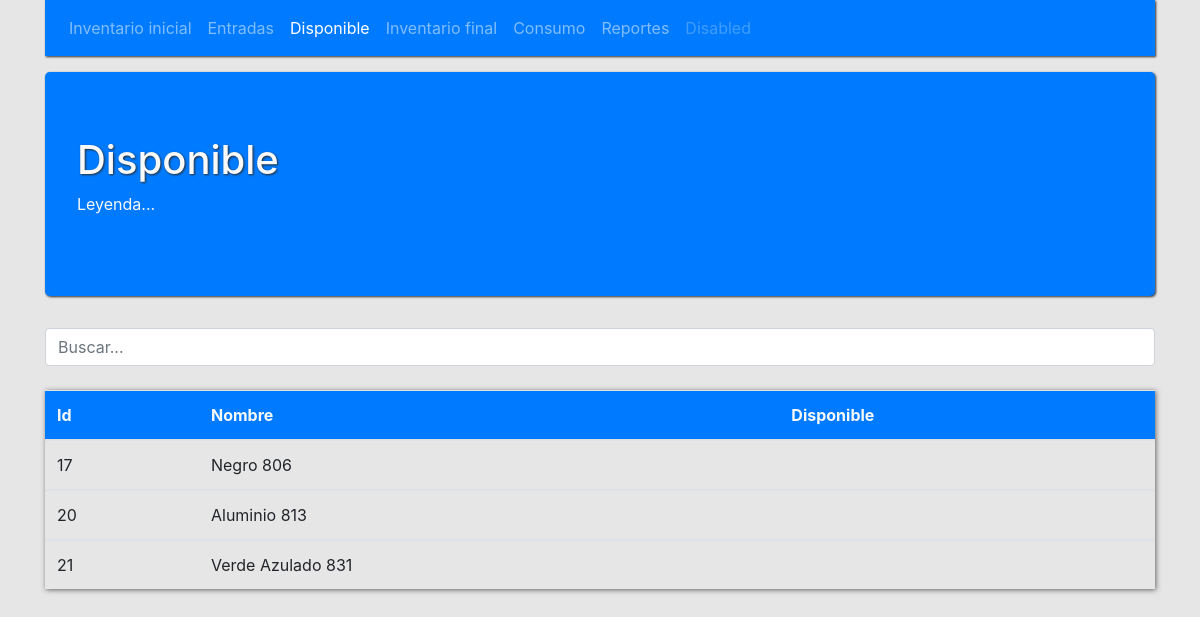
The page /index_disponible.php on the database its author committed.
### tables this page shows
CREATE TABLE `tabla_inventario_inicial` (
  `id` int(50) NOT NULL,
  `nombre` varchar(50) NOT NULL,
  `cantidad` int(50) NOT NULL,
  `cantidad_final` int(11) NOT NULL,
  `consumo` int(11) NOT NULL,
  `grupo` varchar(50) NOT NULL,
  `fecha` varchar(50) NOT NULL,
  `precio_compra` varchar(50) NOT NULL
);

### mostrar_tabla_disponible.php (the view, shortened to what this page needs)
<!DOCTYPE html>
<html>
<head>
</head>
<body>
<?php
    include ("conexion.php");
	$query = "SELECT * FROM tabla_inventario_inicial";
	$resultado  = $conexion -> query ($query);
	while ($row = $resultado -> fetch_assoc()) {
?>
<tbody id="myTable">
<tr>
	<td> <?php echo $row['id'];		   ?></td>
	<td> <?php echo $row['nombre'];	   ?></td>
	<td> <?php echo $row['disponible'];  ?></td>
</tr>
</tbody>
<?php
}
?>
</body>
</html>

### estilo.css (style rules this page uses)
body { background-color: rgb(230, 230, 230); }

### rows shown on the page
tabla_inventario_inicial: id "17", nombre "Negro 806"
tabla_inventario_inicial: id "20", nombre "Aluminio 813"
tabla_inventario_inicial: id "21", nombre "Verde Azulado 831"
